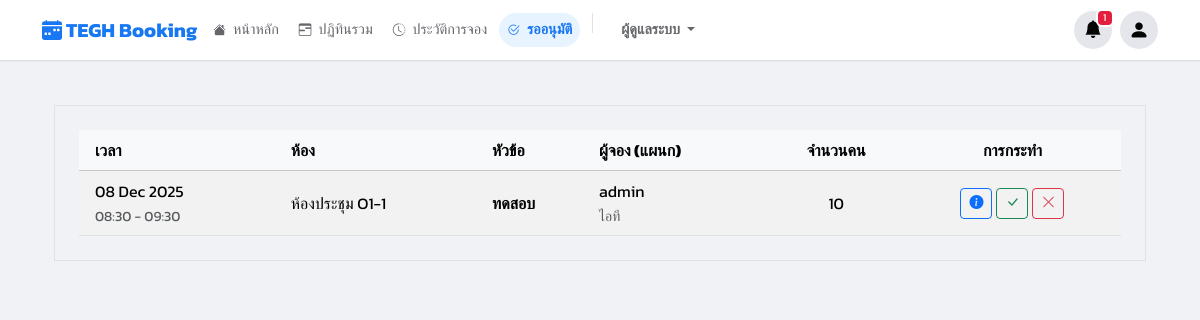
Before: /approvals/ (signed in) with the older database file.
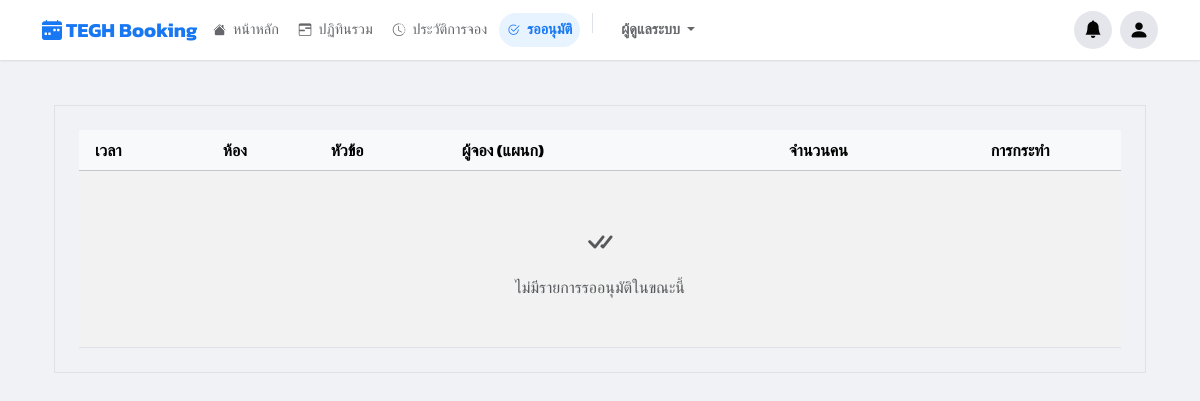
After: the same page with the newer database file.
### booking/models.py (models this page shows, shortened)
class Booking(models.Model):
    user = models.ForeignKey(User, on_delete=models.SET_NULL, null=True, related_name='bookings')
    room = models.ForeignKey(Room, on_delete=models.CASCADE, related_name='bookings')
    title = models.CharField(max_length=200)
    start_time = models.DateTimeField()
    end_time = models.DateTimeField()
    chairman = models.CharField(max_length=200, blank=True, null=True)
    department = models.CharField(max_length=200, blank=True, null=True)
    participant_count = models.PositiveIntegerField(default=1)
    participants = models.ManyToManyField(User, related_name='participating_in', blank=True)
    presentation_file = models.FileField(upload_to='presentations/', blank=True, null=True)
    description = models.TextField(blank=True, null=True)
    additional_requests = models.TextField(blank=True, null=True)
    additional_notes = models.TextField(blank=True, null=True)
    STATUS_CHOICES = [
        ('PENDING', 'รออนุมัติ'),
        ('APPROVED', 'อนุมัติแล้ว'),
        ('REJECTED', 'ไม่อนุมัติ'),
        ('CANCELLED', 'ยกเลิกแล้ว'),
    ]
    status = models.CharField(max_length=10, choices=STATUS_CHOICES, default='PENDING')
    created_at = models.DateTimeField(auto_now_add=True)
    updated_at = models.DateTimeField(auto_now=True)
    parent_booking = models.ForeignKey(
        'self',
        on_delete=models.CASCADE,
        null=True,
        blank=True,
        related_name='child_bookings',
        help_text="การจองนี้ เป็นส่วนหนึ่งของการจองซ้ำ (ชี้ไปที่การจองแรก)"
    )
    recurrence_rule = models.CharField(max_length=20, blank=True, null=True)
    outlook_event_id = models.CharField(
        max_length=255,
        blank=True,
        null=True,
        verbose_name="Outlook Event ID",
        help_text="ID ของ Event ที่ถูกสร้างใน Microsoft Calendar"
    )

class Room(models.Model):
    name = models.CharField(max_length=100)
    building = models.CharField(max_length=100, blank=True, null=True)
    floor = models.CharField(max_length=50, blank=True, null=True)
    location = models.CharField(max_length=255, blank=True, null=True, help_text="")
    capacity = models.PositiveIntegerField(default=1)
    equipment_in_room = models.TextField(blank=True, null=True, help_text="ระบุอุปกรณ์แต่ละอย่างในบรรทัดใหม่")
    image = models.ImageField(upload_to='room_images/', blank=True, null=True, verbose_name="รูปภาพห้อง")
    approver = models.ForeignKey(
        User,
        on_delete=models.SET_NULL,
        null=True,
        blank=True,
        related_name='approvable_rooms',
        help_text="เลือก User ที่มีสิทธิ์อนุมัติห้องนี้ (ถ้าเว้นว่าง = Admin กลาง)"
    )
    is_maintenance = models.BooleanField(
        default=False,
        verbose_name="ปิดปรับปรุง (โหมดแมนนวล)",
    )
    maintenance_start = models.DateTimeField(
        null=True, blank=True,
        verbose_name="เริ่มปิดปรับปรุง (อัตโนมัติ)"
    )
    maintenance_end = models.DateTimeField(
        null=True, blank=True,
        verbose_name="สิ้นสุดปิดปรับปรุง (อัตโนมัติ)"
    )
    line_notify_token = models.CharField(
        max_length=50,
        blank=True,
        null=True,
        verbose_name="LINE Notify Token",
        help_text="โทเคนสำหรับแจ้งเตือนไปยังกลุ่ม LINE ประจำห้อง (ถ้ามี)"
    )
    teams_webhook_url = models.TextField(
        blank=True,
        null=True,
        verbose_name="Teams Webhook URL",
        help_text="URL สำหรับแจ้งเตือนไปยัง Channel Teams ประจำห้อง (ถ้ามี)"
    )

### booking/views.py (the view)
# urls.py: path('approvals/', views.approvals_view, name='approvals'),
@login_required
@user_passes_test(is_approver_or_admin)
def approvals_view(request):
    if is_admin(request.user): pending_query = Q(room__approver=request.user) | Q(room__approver__isnull=True)
    else: pending_query = Q(room__approver=request.user)
    pending_bookings = Booking.objects.filter(pending_query, status='PENDING').order_by('start_time')
    context = get_base_context(request); context.update({'pending_bookings': pending_bookings})
    return render(request, 'pages/approvals.html', context)

### booking/views.py (called while the page is built)
def is_admin(user):
    return user.is_authenticated and (user.is_superuser or user.groups.filter(name='Admin').exists())

def is_approver_or_admin(user):
    return user.is_authenticated and (user.is_superuser or user.groups.filter(name__in=['Approver', 'Admin']).exists())

### templates/pages/approvals.html (shortened to what this page needs)
{% extends 'base.html' %}
{% load static %}
{% block content %}
<div class="container-fluid py-4">
        <div class="table-responsive">
            <div class="content-card shadow-sm border p-3 p-md-4">
            <table class="table table-striped table-hover mb-0 align-middle">
                <thead class="table-light">
                    <tr>
                        <th scope="col" class="ps-3">เวลา</th>
                        <th scope="col">ห้อง</th>
                        <th scope="col">หัวข้อ</th>
                        <th scope="col">ผู้จอง (แผนก)</th>
                        <th scope="col" class="text-center">จำนวนคน</th>
                        <th scope="col" class="text-center">การกระทำ</th>
                    </tr>
                </thead>
                <tbody>
                    {% for booking in pending_bookings %}
                    <tr>
                        <td class="ps-3">
                            {{ booking.start_time|date:"d M Y" }}<br>
                            <span class="text-muted small">{{ booking.start_time|date:"H:i" }} - {{ booking.end_time|date:"H:i" }}</span>
                        </td>
                        <td>{{ booking.room.name }}</td>
                        <td>
                            <strong>{{ booking.title }}</strong>
                        </td>
                        <td>
                            {{ booking.user.get_full_name|default:booking.user.username }}
                            <br>
                            <span class="text-muted small">{{ booking.department|default:"-" }}</span>
                        </td>
                        <td class="text-center">{{ booking.participant_count }}</td>
                        <td class="text-center">
                            <div class="d-inline-flex gap-1" role="group">
                                <a href="{% url 'booking_detail' booking.id %}" class="btn btn-sm btn-outline-primary" title="ดูรายละเอียด">
                                    <i class="bi bi-info-circle-fill"></i>
                                </a>
                                <form action="{% url 'approve_booking' booking.id %}" method="post" class="d-inline" onsubmit="return confirm('ยืนยันการอนุมัติ \"{{ booking.title|escapejs }}\" ?');">
                                    <button type="submit" class="btn btn-sm btn-outline-success" title="อนุมัติ">
                                        <i class="bi bi-check-lg"></i>
                                    </button>
                                </form>
                                <form action="{% url 'reject_booking' booking.id %}" method="post" class="d-inline" onsubmit="return confirm('ยืนยันการปฏิเสธ \"{{ booking.title|escapejs }}\" ?');">
                                    <button type="submit" class="btn btn-sm btn-outline-danger" title="ปฏิเสธ">
                                        <i class="bi bi-x-lg"></i>
                                    </button>
                                </form>
                            </div>
                        </td>
                    </tr>
                    {% empty %}
                    <tr>
                        <td colspan="6" class="text-center text-muted py-5">
                            <i class="bi bi-check-all fs-2 d-block mb-2"></i>
                            ไม่มีรายการรออนุมัติในขณะนี้
                        </td>
                    </tr>
                    {% endfor %}
                </tbody>
            </table>
        </div>
    </div>
</div>
{% endblock %}

Changed rows visible on the page:
no longer on this page (row edited): Booking: start_time "08 Dec 2025", start_time "08:30", end_time "09:30", room.name "ห้องประชุม O1-1", title "ทดสอบ", user.get_full_name "admin", department "ไอที", participant_count "10"
Other visible differences:
{{ pending_count }}: "1" → (not shown)
text now shown: "ไม่มีรายการรออนุมัติในขณะนี้"
